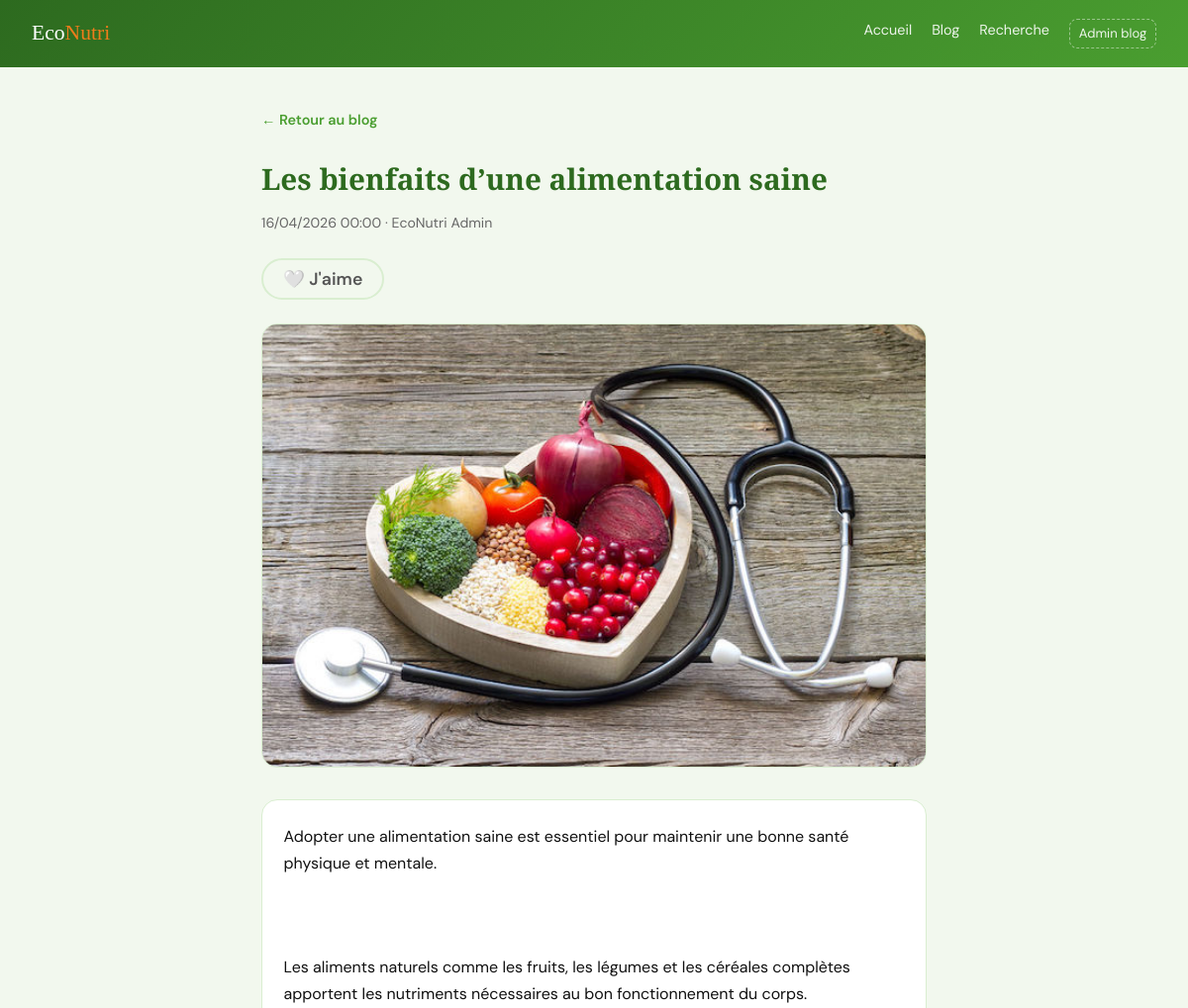
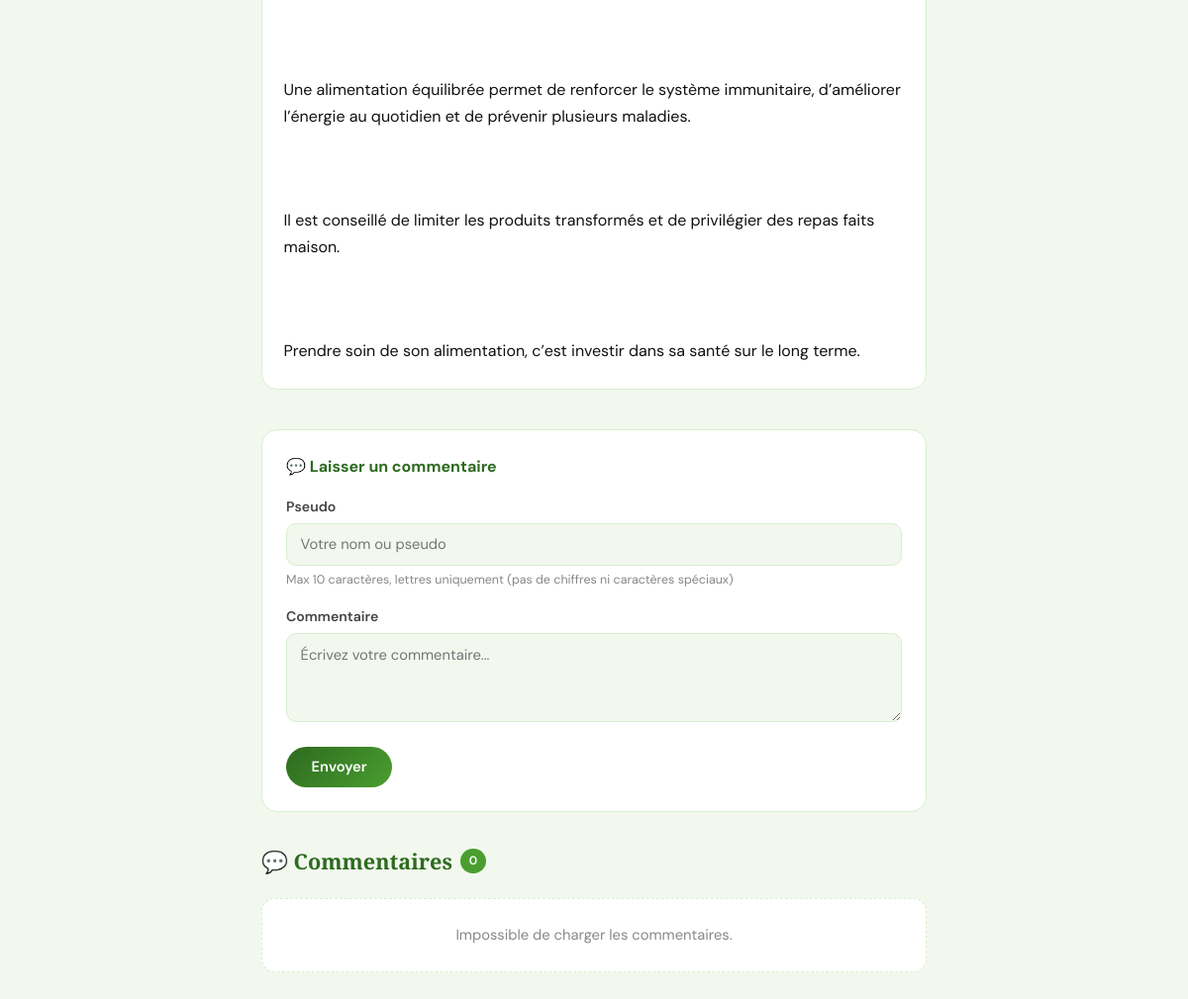
The app's page /ViewB/frontoffice/blog/article.php?id=4 with its own data (2 pictures, top to bottom).
### tables this page shows
CREATE TABLE `blog` (
  `id_article` int(10) UNSIGNED NOT NULL,
  `titre` varchar(255) NOT NULL,
  `contenu` text NOT NULL,
  `date_publication` datetime NOT NULL,
  `image` varchar(512) NOT NULL DEFAULT '',
  `statut` varchar(20) NOT NULL DEFAULT 'publie',
  `user_id` int(10) UNSIGNED NOT NULL
);

CREATE TABLE `utilisateur` (
  `id_user` int(10) UNSIGNED NOT NULL,
  `nom` varchar(100) NOT NULL DEFAULT '',
  `prenom` varchar(100) NOT NULL DEFAULT '',
  `email` varchar(255) NOT NULL,
  `mot_de_passe` varchar(255) NOT NULL,
  `role` varchar(20) NOT NULL DEFAULT 'user',
  `date_creation` date NOT NULL,
  `statut` varchar(20) NOT NULL DEFAULT 'actif'
);

### Controller/BlogController.php (called while the page is built, shortened)
<?php
class BlogController
{
    private Blog $model;
    public function __construct()
    {
        $this->model = new Blog();
    }
    public function show(): void
    {
        $this->model->publishScheduled();
        $id = isset($_GET['id']) ? (int) $_GET['id'] : 0;
        $this->model->ensureQuizTokenForArticle($id);
        $article = $this->model->findById($id);
        $hasLiked = $this->model->hasLiked($id, $_SERVER['REMOTE_ADDR'] ?? '0.0.0.0');
        $uploadBase = '../../';
        require dirname(__DIR__) . '/View/frontoffice/blog_show.php';
    }
}

### ViewB/frontoffice/blog/article.php (called while the page is built, shortened)
<?php
require_once dirname(__DIR__, 3) . '/Model/bootstrap.php';
$controller = new BlogController();
$controller->show();

### Model/bootstrap.php (called while the page is built, shortened)
<?php
$config = require __DIR__ . '/config.php';
$root = dirname(__DIR__);
spl_autoload_register(function (string $class) use ($root): void {
    $paths = [
        $root . '/Model/' . $class . '.php',
        $root . '/Controller/' . $class . '.php',
    ];
    foreach ($paths as $file) {
        if (is_file($file)) {
            return;
        }
    }
});

### Model/Blog.php (called while the page is built, shortened)
<?php
class Blog
{
    private ?PDO $pdo = null;
    public function __construct()
    {
        $storageDir = __DIR__ . '/storage';
        try {
            $this->pdo = Database::getConnection();
        } catch (Throwable $e) {
            $this->pdo = null;
            $this->ensureJsonStorage();
        }
    }
    public function findById(int $id): ?array
    {
        $sql = 'SELECT b.*, u.prenom, u.nom AS auteur_nom, u.email AS auteur_email
                FROM blog b
                JOIN utilisateur u ON u.id_user = b.user_id
                WHERE b.id_article = :id LIMIT 1';
        $st = $this->pdo->prepare($sql);
        $st->execute(['id' => $id]);
        $row = $st->fetch();
        return $row ?: null;
    }
    public function hasLiked(int $articleId, string $ip): bool
    {
        $st = $this->pdo->prepare('SELECT id FROM blog_likes WHERE article_id = :id AND ip_address = :ip LIMIT 1');
        $st->execute(['id' => $articleId, 'ip' => $ip]);
        return (bool) $st->fetch();
    }
}

### Model/config.php (called while the page is built)
<?php
return [
    'db' => [
        'host'     => '127.0.0.1',
        'name'     => 'econutri_db',
        'user'     => 'econutri_user',
        'password' => '123456',
        'charset'  => 'utf8mb4',
    ],
    'app' => [
        'upload_dir' => __DIR__ . '/../View/uploads/blog',
        'dev_blog_admin_bypass' => true,
        'public_base_url' => '',
        'qr_use_lan_ip_when_localhost' => true,
    ],
];

### Model/Database.php (called while the page is built, shortened)
<?php
class Database
{
    private static ?PDO $pdo = null;
    public static function getConnection(): PDO
    {
        if (self::$pdo === null) {
            $cfg = require __DIR__ . '/config.php';
            $d = $cfg['db'];
            $dsn = sprintf(
                'mysql:host=%s;dbname=%s;charset=%s',
                $d['host'],
                $d['name'],
                $d['charset']
            );
            self::$pdo = new PDO($dsn, $d['user'], $d['password'], [
                PDO::ATTR_ERRMODE            => PDO::ERRMODE_EXCEPTION,
                PDO::ATTR_DEFAULT_FETCH_MODE => PDO::FETCH_ASSOC,
            ]);
            try { self::$pdo->exec("SET time_zone = '+01:00'"); } catch (Throwable $e) {}
        }
        return self::$pdo;
    }
}

### View/frontoffice/blog_show.php (the view, shortened to what this page needs)
<!DOCTYPE html>
<html lang="fr">
<head>
</head>
<body>
  <header>
    <a class="logo" href="../index.html">Eco<span>Nutri</span></a>
    <nav>
      <a href="../index.html">Accueil</a>
      <a href="index.php">Blog</a>
      <a href="search.php">Recherche</a>
      <a class="nav-admin" href="../../backoffice/dev_session.php" title="Session admin sans mot de passe (dev — voir Model/config.php)">Admin blog</a>
    </nav>
  </header>
  <main class="wrap">
    <a class="back" href="index.php">← Retour au blog</a>
    <?php
      $img = trim((string)($article['image'] ?? ''));
      $src = $img !== '' ? $uploadBase . htmlspecialchars($img) : '';
    ?>
    <h1><?= htmlspecialchars($article['titre']) ?></h1>
    <?php
      $rawPubDate = (string) ($article['date_publication'] ?? '');
      $dtPub = DateTime::createFromFormat('Y-m-d H:i:s', $rawPubDate)
            ?: DateTime::createFromFormat('Y-m-d\TH:i', $rawPubDate)
            ?: DateTime::createFromFormat('Y-m-d', $rawPubDate);
      $displayDate = $dtPub ? $dtPub->format('d/m/Y H:i') : htmlspecialchars($rawPubDate);
    ?>
    <p class="meta"><?= $displayDate ?> · <?= htmlspecialchars(trim(($article['prenom'] ?? '') . ' ' . ($article['auteur_nom'] ?? ''))) ?></p>
    <button id="likeBtn" class="like-btn <?= $hasLiked ? 'liked' : '' ?>" data-id="<?= (int)$article['id_article'] ?>">
      <?= $hasLiked ? '❤️ Aimé' : '🤍 J\'aime' ?>
    </button>
    <?php if ($src !== ''): ?>
      <img class="hero-img" src="<?= $src ?>" alt="" />
    <?php endif; ?>
    <div class="content"><?= nl2br(htmlspecialchars($article['contenu'])) ?></div>
    <section class="comments-section">
      <div class="comment-form">
        <h3>💬 Laisser un commentaire</h3>
        <form id="commentForm">
          <div class="field">
            <label for="commentPseudo">Pseudo</label>
            <input type="text" id="commentPseudo" name="pseudo" placeholder="Votre nom ou pseudo" maxlength="10" pattern="[a-zA-ZÀ-ÿ\s]+" required />
            <p style="font-size:.78rem;color:#888;margin-top:.25rem;">Max 10 caractères, lettres uniquement (pas de chiffres ni caractères spéciaux)</p>
          </div>
          <div class="field">
            <label for="commentContenu">Commentaire</label>
            <textarea id="commentContenu" name="contenu" placeholder="Écrivez votre commentaire..." required></textarea>
          </div>
          <button type="submit" class="submit-btn" id="commentSubmitBtn">Envoyer</button>
        </form>
      </div>
      <h2>💬 Commentaires <span class="count-badge" id="commentCount">0</span></h2>
      <div class="comments-list" id="commentsList">
      </div>
    </section>
  </main>
</body>
</html>

### View/frontoffice/blog_show.php (style rules this page uses)
:root { --green-dark:#2d6a1f; --green-main:#4a9e30; --orange:#f07c1b; --bg:#f2f8ee; --border:#d9eed0; }
* { box-sizing:border-box; margin:0; padding:0; }
body { font-family:"DM Sans",sans-serif; background:var(--bg); color:#111; line-height:1.65; }
header { background:linear-gradient(135deg,var(--green-dark),var(--green-main)); padding:1rem 2rem; display:flex; align-items:center; justify-content:space-between; flex-wrap:wrap; gap:1rem; }
header a.logo { font-family:"Playfair Display",serif; color:#fff; font-size:1.35rem; text-decoration:none; }
header a.logo span { color:var(--orange); }
nav { display:flex; gap:1.25rem; flex-wrap:wrap; }
nav a { color:rgba(255,255,255,.9); text-decoration:none; font-size:.9rem; }
nav a.nav-admin { border:1px dashed rgba(255,255,255,.45); padding:.2rem .55rem; border-radius:8px; font-size:.82rem; }
.wrap { max-width:720px; margin:0 auto; padding:2.5rem 1.5rem; }
.back { display:inline-block; margin-bottom:1.5rem; color:var(--green-main); font-weight:600; text-decoration:none; font-size:.9rem; }
h1 { font-family:"Playfair Display",serif; color:var(--green-dark); font-size:1.85rem; margin-bottom:.5rem; }
.meta { color:#666; font-size:.88rem; margin-bottom:1.5rem; }
.hero-img { width:100%; border-radius:16px; margin-bottom:1.5rem; border:1.5px solid var(--border); }
.content { background:#fff; border:1.5px solid var(--border); border-radius:16px; padding:1.5rem 1.35rem; white-space:pre-wrap; }
.like-btn { background:none; border:2px solid var(--border); border-radius:50px; padding:.5rem 1.25rem; font-size:1.1rem; cursor:pointer; display:inline-flex; align-items:center; gap:.5rem; margin-bottom:1.5rem; transition:all 0.2s; font-family:"DM Sans",sans-serif; font-weight:600; color:#555; }
.comments-section { margin-top:2.5rem; }
.comments-section h2 { font-family:"Playfair Display",serif; color:var(--green-dark); font-size:1.35rem; margin-bottom:1.25rem; display:flex; align-items:center; gap:.5rem; }
.comments-section h2 .count-badge { background:var(--green-main); color:#fff; font-size:.75rem; padding:.15rem .55rem; border-radius:50px; font-family:"DM Sans",sans-serif; font-weight:600; }
.comment-form { background:#fff; border:1.5px solid var(--border); border-radius:16px; padding:1.5rem; margin-bottom:2rem; }
.comment-form h3 { font-size:1rem; color:var(--green-dark); margin-bottom:1rem; display:flex; align-items:center; gap:.4rem; }
.comment-form label { display:block; font-weight:600; font-size:.88rem; color:#444; margin-bottom:.3rem; }
.comment-form input, .comment-form textarea { width:100%; padding:.65rem .85rem; border:1.5px solid var(--border); border-radius:10px; font-family:inherit; font-size:.92rem; background:var(--bg); transition:border-color .2s; resize:vertical; }
.comment-form textarea { min-height:90px; }
.comment-form .field { margin-bottom:1rem; }
.comment-form .submit-btn { background:linear-gradient(135deg,var(--green-dark),var(--green-main)); color:#fff; border:none; padding:.65rem 1.6rem; border-radius:50px; font-weight:600; font-size:.92rem; cursor:pointer; font-family:inherit; transition:opacity .2s, transform .15s; }
.comments-list { display:flex; flex-direction:column; gap:1rem; }

### records on screen
blog: titre "Les bienfaits d’une alimentation saine", date_publication "16/04/2026 00:00", user.nom "EcoNutri Admin", image (picture), contenu "Adopter une alimentation saine est essentiel pour maintenir une bonne santé physique et mentale. Les aliments naturels comme les fruits, les légumes et les céréales complètes apportent les nutriments nécessaires au bon fonctionnement du corps. Une alimentation équilibrée permet de renforcer le système immunitaire, d’améliorer l’énergie au quotidien et de prévenir plusieurs maladies. Il est conseillé de limiter les produits transformés et de privilégier des repas faits maison. Prendre soin de son alimentation, c’est investir dans sa santé sur le long terme."
